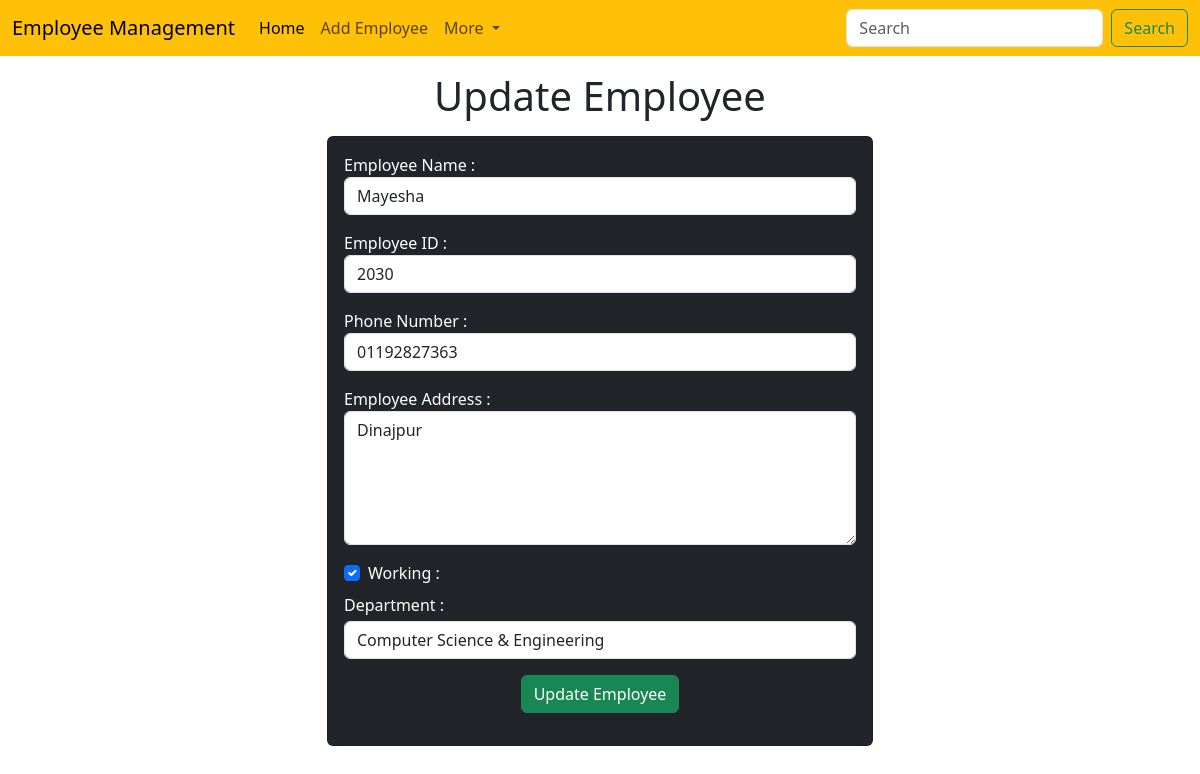
Screenshot of /emp/update-emp/5 with the database file from the repository.
### emp/models.py (models this page shows)
class Emp(models.Model):
    name=models.CharField(max_length=200)
    emp_id=models.CharField(max_length=200)
    phone=models.CharField(max_length=11)
    address=models.CharField(max_length=150)
    working=models.BooleanField(default=True)
    department=models.CharField(max_length=50)

### emp/views.py (the view)
# urls.py: path('update-emp/<int:emp_id>',update_emp),
def update_emp(request,emp_id):
    emp=Emp.objects.get(pk=emp_id)
    return render(request,"emp/update_emp.html",{
        'emp':emp
    })

### templates/emp/update_emp.html (shortened to what this page needs)
<!doctype html>
<html lang="en">
<head>
    <link href="https://cdn.jsdelivr.net/npm/bootstrap@5.3.0-alpha1/dist/css/bootstrap.min.css" rel="stylesheet"
>
</head>
<body>
    {% include 'emp/navbar.html' %}
    <h1 class="text-center my-3">Update Employee</h1>
    <div class="container">
        <div class="row">
            <div class="col-md-6 offset-md-3">
                <div class="card bg-dark text-white">
                    <div class="card-body">
                        <form action="/emp/do-update-emp/{{emp.id}}" method="POST">
                            <div class="mb-3">
                                <label for="name">Employee Name :</label>
                                <input id="name" type="text" class="form-control" placeholder="Enter Employee name"
                                    name="emp_name" value="{{emp.name}}" />
                            </div>
                            <div class="mb-3">
                                <label for="id">Employee ID :</label>
                                <input id="id" type="text" class="form-control" placeholder="Enter Employee ID"
                                    name="emp_id" value="{{emp.emp_id}}" />
                            </div>
                            <div class="mb-3">
                                <label for="phone">Phone Number :</label>
                                <input id="phone" name="emp_phone" type="text" class="form-control"
                                    placeholder="Enter Employee Phone Number" name="emp_phone" value="{{emp.phone}}" />
                            </div>
                            <div class="mb-3">
                                <label for="address">Employee Address :</label>
                                <textarea name="emp_address" id="address" rows="5" class="form-control"
                                    >{{emp.address}}</textarea>
                            </div>
                            <div class="mb-2 form-check">
                                <label for="working">Working :</label>
                                <input {% if emp.working %} checked {% endif %} id="working" name="emp_working" type="checkbox" class="form-check-input">
                            </div>
                            <div>
                                <label class="mb-1" for="deparartment">Department :</label>
                                <select value="{{emp.deparartment}}"         name="emp_department" id="department"class="form-control">
                                    <option value="CSE">Computer Science & Engineering</option>
                                </select>
                            </div>
                            <div class="container text-center my-3">
                                <button class="btn btn-success">
                                    Update Employee
                                </button>
                            </div>
                        </form>
                    </div>
                </div>
            </div>
        </div>
    </div>
</body>
</html>

### rows the page displays
Emp: emp_name "Mayesha", emp_id "2030", emp_phone "01192827363", emp_address "Dinajpur", working "☑"
